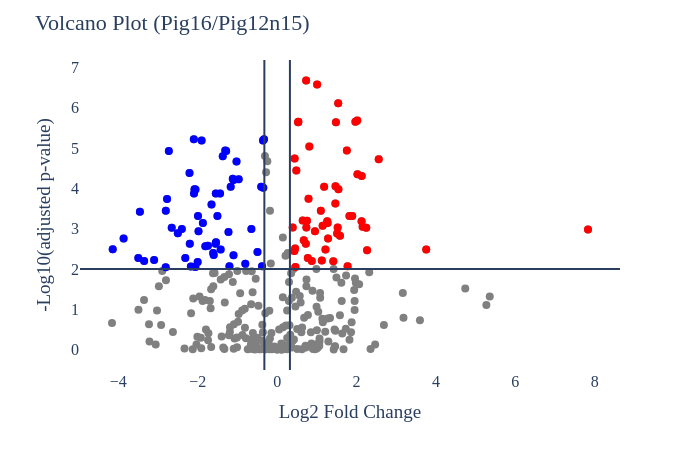

Source (notebook cell):
### Code cell
# Protein Abundance Volcano plot
plot_options={
            "compare groups": ["Pig12n15", "Pig16"],
            "title": "Volcano Plot",
            "X Title": "Log2 Fold Change",
            "Y Title": "-Log10(adjusted p-value)",
            "up color": "red",
            "down color": "blue",
            "all color": "gray",
            "width": 700,
            "height": 450,
            "font": dict(size=16, family="Arial black"),
            "ylimits": [],
            "xlimits": [],
            "marker_size":8
        }
figure, _, _ =plotter.volcano_plots(data_obj, plot_options, saved_settings, missing_values_max=33)
figure.show()

### Figure 1 — Plotly figure (JSON) as saved in the notebook; plotly's stock layout.template omitted (floating-point values rounded to 4 significant figures; data arrays with more than 128 entries replaced by an {"elided": "..."} marker saying what was removed)
{"data": [{"hovertemplate": "%{text}<br>x=: %{x} <br>y=: %{y}", "legendgroup": "", "marker": {"color": "#636efa", "symbol": "circle"}, "mode": "markers", "name": "", "orientation": "v", "showlegend": false, "type": "scatter", "xaxis": "x", "yaxis": "y"}, {"hovertemplate": "%{text}<br>x=: %{x} <br>y=: %{y}", "marker": {"color": "gray", "size": 8}, "mode": "markers", "text": {"elided": "329 str values"}, "type": "scatter", "x": {"elided": "329 float values"}, "y": {"elided": "329 float values"}}, {"hovertemplate": "%{text}<br>x=: %{x} <br>y=: %{y}", "marker": {"color": "blue", "size": 8}, "mode": "markers", "text": ["A1XQR9", "A1XQU5", "A1XQV4", "A4Z6H0", "A5D9M6", "A6M931", "O77564", "P04178", "P04404", "P05995", "P10859", "P12682", "P13645", "P17741", "P20002", "P21753", "P24540", "P27442", "P29174", "P35908", "P40125", "P48321", "P62863", "P62895", "P62901", "P79324", "P80272", "P80928", "P86412", "Q06A98", "Q06AA4", "Q29095", "Q29099", "Q29101", "Q29175", "Q29187", "Q29201", "Q29205", "Q29293", "Q29307", "Q29361", "Q2MJV8", "Q2YGT9", "Q5GN48", "Q6ITT4", "Q6SA96", "Q70KH2", "Q712U6", "Q71U53", "Q767L0", "Q7M2W6", "Q95274", "Q95281", "Q95342", "Q9BDP9", "Q9GKX6", "Q9TSV6"], "type": "scatter", "x": [-2.313, -1.37, -0.9681, -0.6486, -1.599, -0.8021, -1.994, -2.502, -1.307, -3.099, -1.809, -1.87, -2.207, -2.173, -1.117, -2.728, -2.06, -0.356, -2.094, -2.807, -0.402, -1.422, -2.401, -1.226, -1.744, -1.284, -3.868, -2.002, -1.653, -2.805, -2.773, -3.457, -2.099, -2.081, -0.3806, -3.351, -1.099, -0.4952, -1.55, -1.023, -1.902, -1.201, -1.505, -1.544, -2.2, -1.17, -0.349, -3.498, -4.142, -1.54, -1.097, -2.655, -2.057, -1.438, -1.611, -0.3309, -1.981], "y": [2.274, 4.799, 4.227, 2.991, 2.343, 2.126, 3.315, 2.886, 4.941, 2.22, 2.566, 3.137, 4.383, 2.059, 4.235, 4.929, 2.048, 5.186, 3.87, 2.044, 4.04, 2.483, 2.991, 2.915, 2.572, 4.929, 2.752, 2.17, 3.6, 3.443, 3.734, 3.417, 5.217, 3.978, 2.065, 2.194, 2.342, 2.419, 2.627, 4.664, 5.186, 2.065, 3.315, 3.87, 2.627, 4.039, 4.015, 2.274, 2.486, 2.662, 4.209, 3.019, 3.969, 3.87, 2.395, 5.217, 2.938]}, {"hovertemplate": "%{text}<br>x=: %{x} <br>y=: %{y}", "marker": {"color": "red", "size": 8}, "mode": "markers", "text": ["A0A287B8J2", "A0A5G2QD80", "A1Y2K1", "A9YUB1", "P05024", "P07802", "P08059", "P08552", "P10173", "P10668", "P11607", "P11708", "P12309", "P16276", "P18648", "P23220", "P28768", "P29269", "P32394", "P33198", "P43367", "P56471", "P62197", "P63209", "P79274", "P79303", "P80276", "Q007T0", "Q06AT0", "Q29036", "Q29048", "Q29092", "Q29371", "Q29554", "Q29558", "Q2EN81", "Q2XVP4", "Q52NJ2", "Q52NJ3", "Q6SEG5", "Q710C4", "Q767L6", "Q767L7", "Q7SIB7", "Q7YS99", "Q8HZV3", "Q95266", "Q95283", "Q99028", "Q9GL51", "Q9MZ16", "Q9TSX9"], "type": "scatter", "x": [0.7518, 1.415, 0.7359, 0.434, 1.538, 0.5275, 0.4409, 2.024, 1.972, 1.262, 1.481, 1.282, 0.8112, 0.722, 2.127, 1.512, 1.101, 0.6711, 1.272, 0.9533, 0.7907, 1.775, 1.822, 1.583, 0.4834, 0.5352, 1.217, 1.544, 1.467, 1.892, 0.7304, 1.184, 1.147, 3.756, 2.246, 2.266, 1.125, 1.007, 1.525, 2.154, 1.471, 0.8729, 0.6446, 0.3926, 7.831, 2.13, 1.756, 2.559, 0.4526, 0.7733, 2.018, 0.4615], "y": [3.196, 2.193, 3.031, 2.442, 6.112, 5.639, 4.742, 4.348, 5.653, 3.185, 5.639, 2.752, 5.041, 2.627, 3.185, 2.88, 3.443, 2.711, 3.137, 2.938, 3.742, 2.065, 3.315, 2.821, 4.439, 5.653, 2.483, 3.978, 3.624, 3.315, 6.676, 4.04, 3.074, 2.483, 3.019, 2.465, 2.21, 6.579, 3.031, 3.046, 4.053, 2.194, 3.2, 3.03, 2.979, 4.308, 4.941, 4.723, 2.509, 2.274, 5.68, 2.048]}], "layout": {"font": {"family": "Arial black", "size": 16}, "height": 450, "legend": {"tracegroupgap": 0}, "margin": {"t": 60}, "paper_bgcolor": "white", "plot_bgcolor": "white", "shapes": [{"type": "line", "x0": 0, "x1": 1, "xref": "x domain", "y0": 2, "y1": 2, "yref": "y"}, {"type": "line", "x0": 0.3219, "x1": 0.3219, "xref": "x", "y0": 0, "y1": 1, "yref": "y domain"}, {"type": "line", "x0": -0.3219, "x1": -0.3219, "xref": "x", "y0": 0, "y1": 1, "yref": "y domain"}], "showlegend": false, "title": {"text": "Volcano Plot (Pig16/Pig12n15)"}, "width": 700, "xaxis": {"anchor": "y", "domain": [0, 1], "title": {"text": "Log2 Fold Change"}}, "yaxis": {"anchor": "x", "domain": [0, 1], "title": {"text": "-Log10(adjusted p-value)"}}}}
